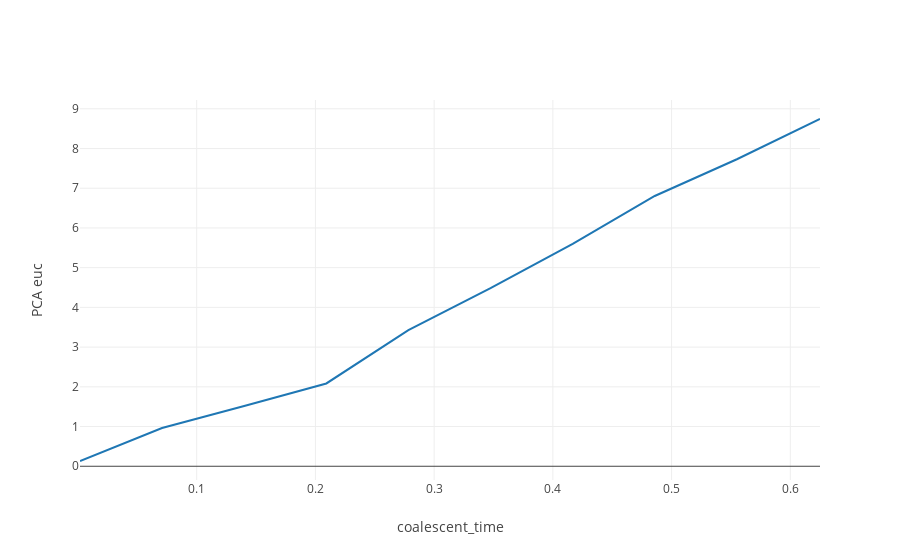

Notebook source saved alongside this figure:
### Code cell
fig_data= [go.Scatter(
    x= [round(idx / 600 / 2,4) for idx in split_range],
    y= euc_dist,
    mode= "lines"
)]

layout = go.Layout(
    xaxis=dict(
        title='coalescent_time'),
    yaxis=dict(
    title= 'PCA euc')
)
fig = go.Figure(data=fig_data, layout=layout)
iplot(fig)

### Figure 1 — Plotly figure (JSON) as saved in the notebook; plotly's stock layout.template omitted (floating-point values rounded to 4 significant figures)
{"data": [{"mode": "lines", "type": "scatter", "uid": "94a7183b-569e-45b2-8410-381c7ab0a0b9", "x": [0.0017, 0.0708, 0.14, 0.2092, 0.2783, 0.3475, 0.4167, 0.4858, 0.555, 0.625], "y": [0.1325, 0.9638, 1.516, 2.085, 3.43, 4.483, 5.601, 6.805, 7.73, 8.743]}], "layout": {"xaxis": {"title": {"text": "coalescent_time"}}, "yaxis": {"title": {"text": "PCA euc"}}}}
